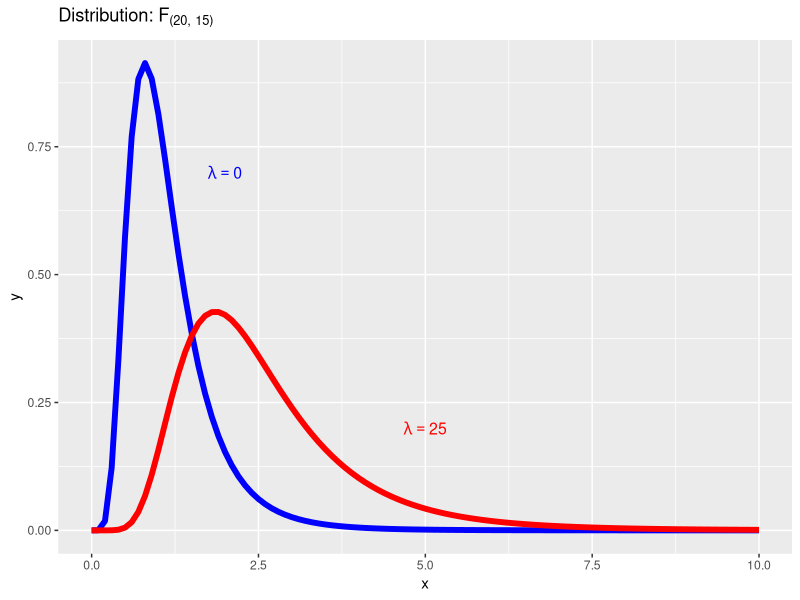

The R script that drew this image:
require(ggplot2)
# F-Snedecor
ggplot(NULL, aes(xmin = 0, xmax = 10)) +
  stat_function(fun = df,
                args = list(df1=20, df2=15, ncp = 0),
                lwd = 2, col = 'blue') +
  stat_function(fun = df,
                args = list(df1=20, df2=15, ncp = 25),
                lwd = 2, col = 'red') +
  xlab("x") +
  scale_x_continuous() +
  geom_text(x=2, y=0.7,
            aes(label=paste("lambda==0"),
                group=NULL), size = 4,
            color = "blue", parse = T) +
  geom_text(x=5, y=0.2,
            aes(label=paste("lambda==25"),
                group=NULL), size = 4,
            color = "red", parse = T) +
  ggtitle(bquote(paste('Distribution: ',
                        F['(20, 15)'])))